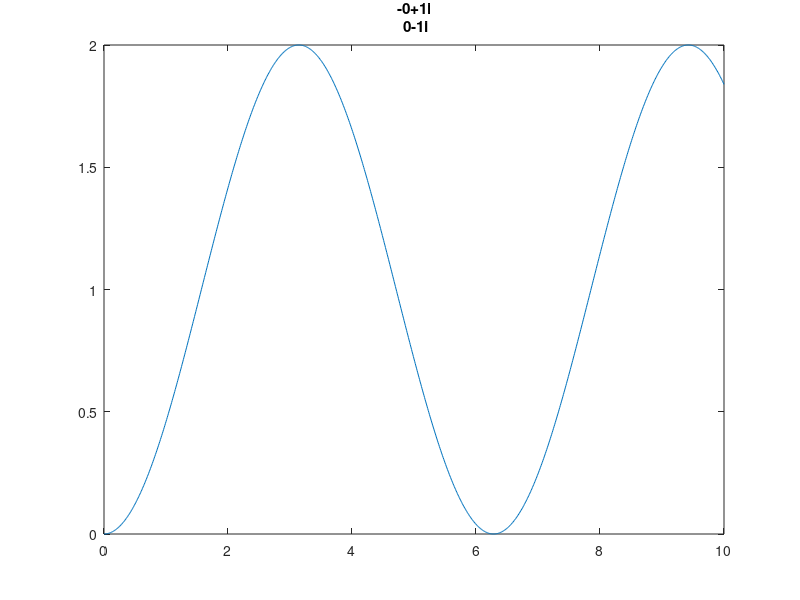

Recreate this plot in MATLAB.
clc
clear all
close all

t0=0;
tfi=10;
dt=.01;
t=t0:dt:tfi;

% m=1;
% k=1;
% b=10;
% wn=sqrt(k/m);
% Z=b/(2*sqrt(m)*sqrt(k));
k=1;
wn=1;

%hold on
cla
for Z=10:-0.1:0;
Gs=tf([k*wn^2],[1 2*Z*wn wn^2]);
y=step(Gs,t);
plot(t,y)
axis([0 10 0 2])
%title(num2str(Z))
title(num2str(roots([1 2*Z*wn wn^2])))
%drawnow
pause(.1)
end
